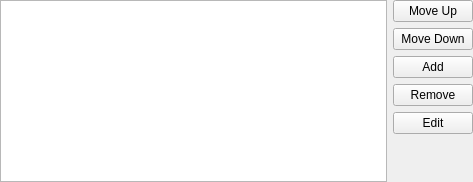
<?xml version="1.0" encoding="UTF-8"?>
<ui version="4.0">
 <class>BoingusExceptionListWidget</class>
 <widget class="QWidget" name="BoingusExceptionListWidget">
  <property name="geometry">
   <rect>
    <x>0</x>
    <y>0</y>
    <width>473</width>
    <height>182</height>
   </rect>
  </property>
  <property name="sizePolicy">
   <sizepolicy hsizetype="Preferred" vsizetype="Preferred">
    <horstretch>0</horstretch>
    <verstretch>0</verstretch>
   </sizepolicy>
  </property>
  <property name="minimumSize">
   <size>
    <width>0</width>
    <height>0</height>
   </size>
  </property>
  <layout class="QGridLayout" name="gridLayout">
   <property name="leftMargin">
    <number>0</number>
   </property>
   <property name="topMargin">
    <number>0</number>
   </property>
   <property name="rightMargin">
    <number>0</number>
   </property>
   <property name="bottomMargin">
    <number>0</number>
   </property>
   <item row="0" column="0" rowspan="6">
    <widget class="QTreeView" name="exceptionListView">
     <property name="sizePolicy">
      <sizepolicy hsizetype="Expanding" vsizetype="Maximum">
       <horstretch>0</horstretch>
       <verstretch>0</verstretch>
      </sizepolicy>
     </property>
     <property name="minimumSize">
      <size>
       <width>100</width>
       <height>100</height>
      </size>
     </property>
    </widget>
   </item>
   <item row="5" column="1">
    <spacer name="verticalSpacer">
     <property name="orientation">
      <enum>Qt::Vertical</enum>
     </property>
     <property name="sizeHint" stdset="0">
      <size>
       <width>20</width>
       <height>1</height>
      </size>
     </property>
    </spacer>
   </item>
   <item row="0" column="1">
    <widget class="QPushButton" name="moveUpButton">
     <property name="text">
      <string>Move Up</string>
     </property>
    </widget>
   </item>
   <item row="1" column="1">
    <widget class="QPushButton" name="moveDownButton">
     <property name="text">
      <string>Move Down</string>
     </property>
    </widget>
   </item>
   <item row="2" column="1">
    <widget class="QPushButton" name="addButton">
     <property name="text">
      <string>Add</string>
     </property>
    </widget>
   </item>
   <item row="3" column="1">
    <widget class="QPushButton" name="removeButton">
     <property name="text">
      <string>Remove</string>
     </property>
    </widget>
   </item>
   <item row="4" column="1">
    <widget class="QPushButton" name="editButton">
     <property name="text">
      <string>Edit</string>
     </property>
    </widget>
   </item>
  </layout>
 </widget>
 <tabstops>
  <tabstop>exceptionListView</tabstop>
  <tabstop>moveUpButton</tabstop>
  <tabstop>moveDownButton</tabstop>
  <tabstop>addButton</tabstop>
  <tabstop>removeButton</tabstop>
  <tabstop>editButton</tabstop>
 </tabstops>
 <resources/>
 <connections/>
</ui>
